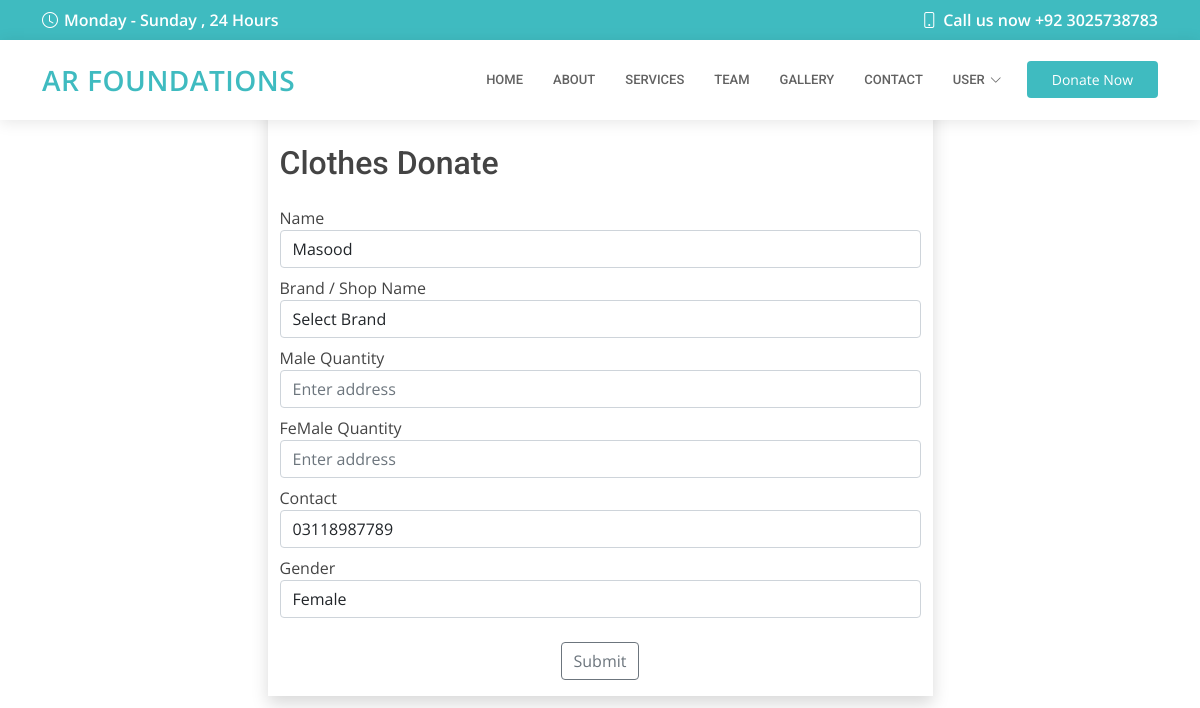
/donor/dashboard/clothform.php (signed in), run on the app's committed database.
### tables this page shows
CREATE TABLE `donors` (
  `d_id` int(11) NOT NULL,
  `d_name` varchar(200) NOT NULL,
  `d_username` varchar(200) NOT NULL,
  `d_password` varchar(200) NOT NULL,
  `d_cnic` varchar(200) NOT NULL,
  `d_contact` varchar(200) NOT NULL,
  `d_city` varchar(200) NOT NULL,
  `d_address` varchar(200) NOT NULL,
  `d_status` varchar(200) NOT NULL,
  `d_gender` varchar(200) NOT NULL
);

### donor/dashboard/clothform.php (the view, shortened to what this page needs)
<?php
include 'header.php';
include 'dbconnect.php';
$query="SELECT * FROM donors WHERE d_id='".$id."'";
$q=mysqli_query($con,$query);
$row=mysqli_fetch_array($q);
?>
    <div class="container section mt-5">
		<div class="row">
			<div class="col-md-7 regis shadow m-auto mt-5">
				<h2 class="mt-5 section-head ">Clothes Donate</h2>
				<form method="post" action="clothesdb.php">
				<div class="form-group mt-4">
					<label>Name</label>
					<input type="text" class="form-control" name="name" placeholder="Enter the Full name.." value="<?php echo $row['d_name']?>">
				</div>
				<div class="form-group  mt-2">
					<label>Brand / Shop Name</label>
					<select class="form-control" name="brand" value="" required>
                        <option>Select Brand</option>
					</select>
				</div>
                <div class="form-group  mt-2">
					<label>Male Quantity</label>
					<input type="number" class="form-control" name="mquantity" placeholder="Enter address" required>
				</div>
                <div class="form-group  mt-2">
					<label>FeMale Quantity</label>
					<input type="number" class="form-control" name="fquantity" placeholder="Enter address" required>
				</div>
				<div class="form-group  mt-2">
					<label>Contact</label>
					<input type="text" class="form-control" name="contact" placeholder="Enter address" value="<?php echo $row['d_contact']?>">
				</div>
				<div class="form-group  mt-2">
					<label>Gender</label>
					<select class="form-control" name="gender" value="">
					<option><?php echo $row['d_gender']?></option>
					</select>
				</div>
				<div class="text-center mt-3">
				<button class="btn btn-outline-secondary mb-3 mt-2" value="submit">Submit</button>
				</div>
				</form>
			</div>
		</div>
	</div>
</body>
</html>

### donor/dashboard/assets/css/style.css (style rules this page uses)
body { font-family: "Open Sans", sans-serif; color: #444444; }
h1, h2, h3, h4, h5, h6 { font-family: "Roboto", sans-serif; }

### data on the page
donors: name "Masood", contact "03118987789", gender "Female"
